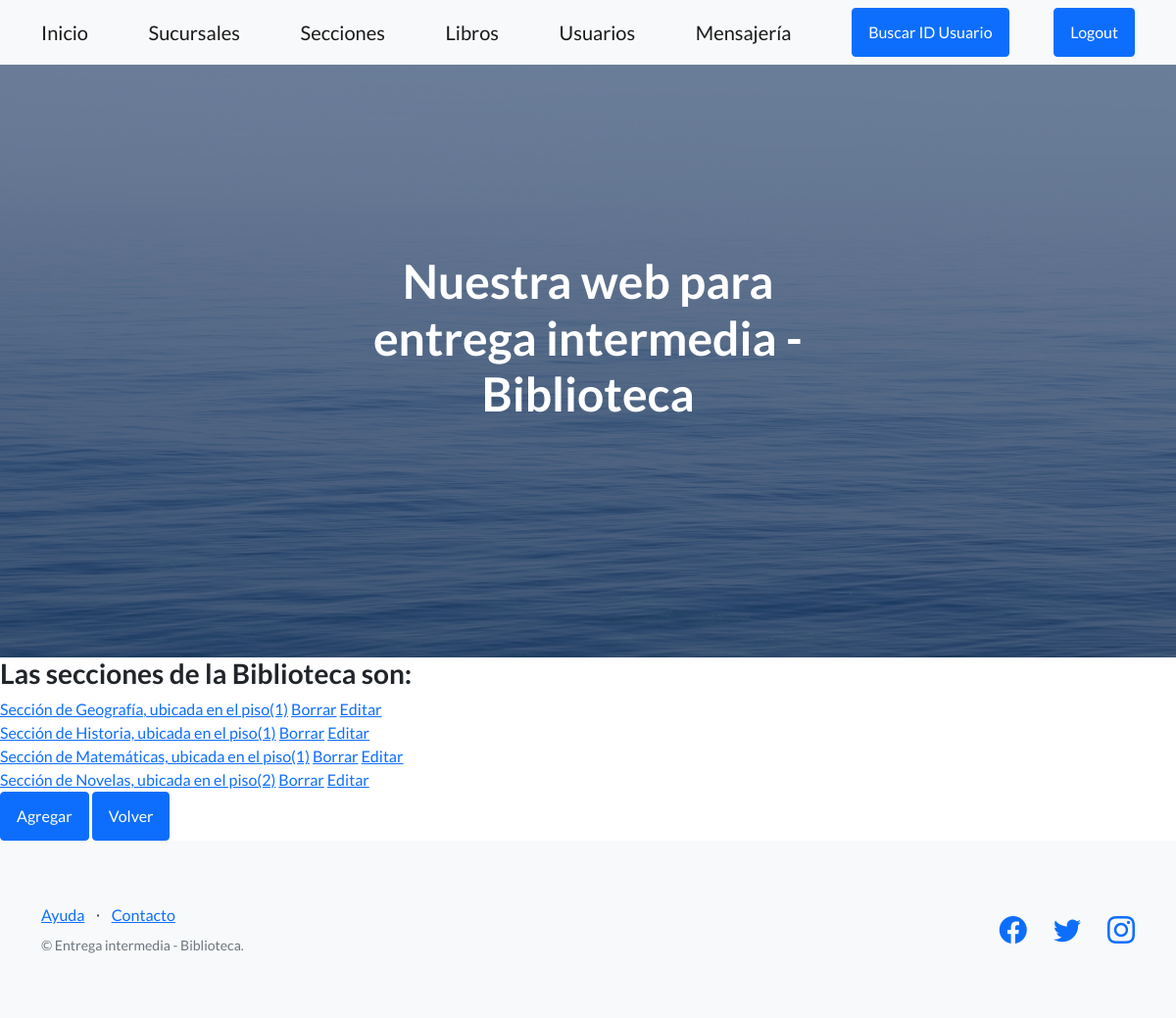
Before: /biblioteca/secciones with the older database file.
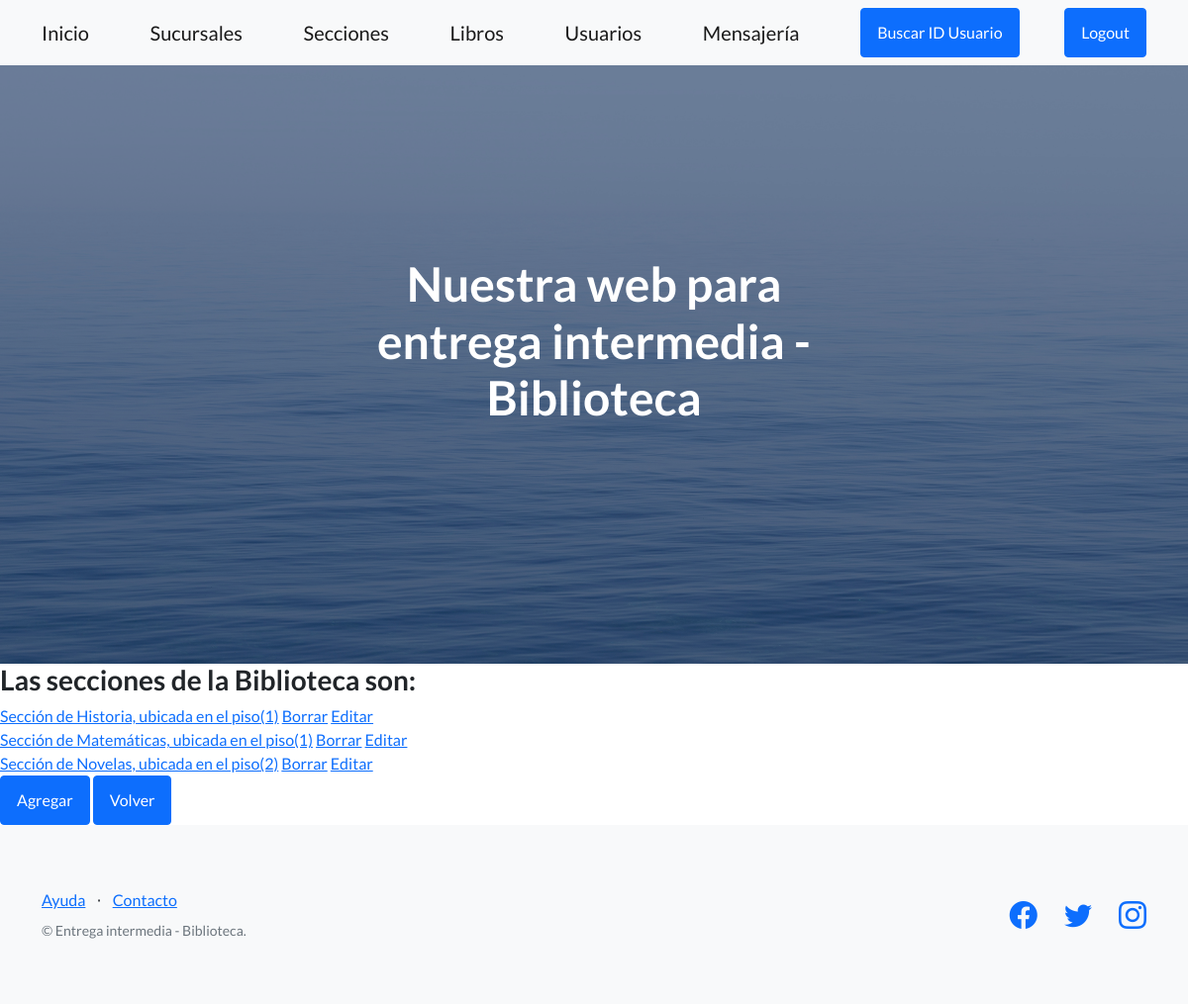
After: the same page with the newer database file.
### AppEntrega1/models.py (models this page shows)
class Seccion(models.Model):
    nombre = models.CharField(max_length=50, verbose_name='Nombre de la seccion')
    piso = models.IntegerField()
    def __str__(self):
        return f'Sección de {self.nombre}, ubicada en el piso({self.piso})'

### AppEntrega1/views.py (the view)
# urls.py: path('secciones', SeccionListView.as_view(), name = 'secciones'),
class SeccionListView(ListView):
    model = Seccion
    template_name = 'AppEntrega1/seccion.html'
    context_object_name = 'secciones'

### templates/AppEntrega1/seccion.html (shortened to what this page needs)
{% extends 'AppEntrega1/padre.html' %}
{% block contenidoQueCambia %}
    <h3> Las secciones de la Biblioteca son: </h3>
    {% for seccion in secciones%}
    <a href="{% url 'seccion_view' seccion.id %}">{{ seccion }}</a>
    <a href="{% url 'seccion_delete' seccion.id %}">Borrar</a>
    <a href="{% url 'seccion_update' seccion.id %}">Editar</a>
        <br>
    {% endfor %}
<a class="btn btn-primary" href="{% url 'seccion_add' %}"> Agregar </a>
<a class="btn btn-primary" href="{% url 'inicio' %}"> Volver </a>
{% endblock %}

Changed rows visible on the page:
removed Seccion: nombre+piso "Sección de Geografía, ubicada en el piso(1)"
